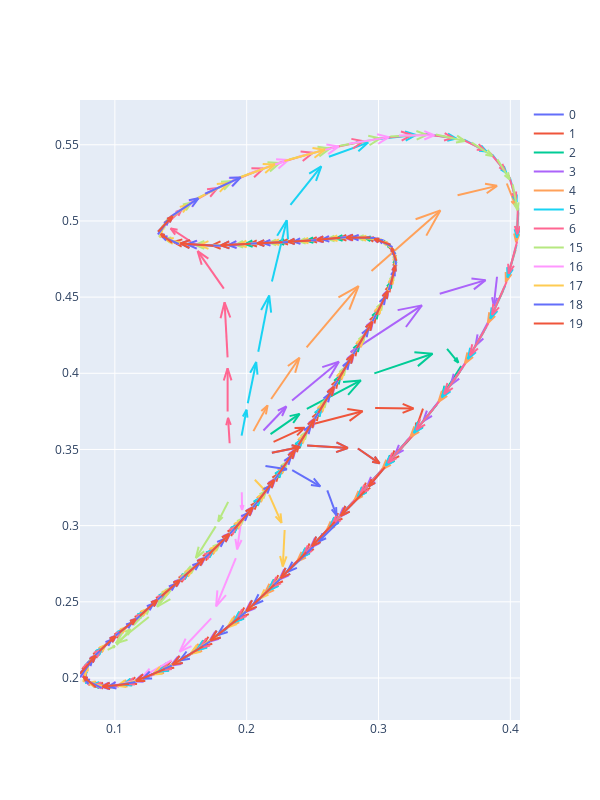

Notebook source saved alongside this figure:
### Code cell
la = np.array(lst)
pp_attractor = py.subplots.make_subplots(rows=1, cols=2,subplot_titles = [])

for i in [0,1,2,3,4,5,6,15,16,17,18,19]:
    x= la[i,0,:-1]
    y= la[i,1,:-1]
    u= la[i,0,1:]-x
    v= la[i,1,1:]-y

    fq = ff.create_quiver(x, y, u, v,
            scale=.8,
            arrow_scale=.3,
            name=i,
          )
    add_trace(pp_attractor,fq,row=1,col=1)

pp_attractor.layout = layout2D
pp_attractor
# pp_attractor.write_image("./image/2D char field.png")

### Figure 1 — Plotly figure (JSON) as saved in the notebook; plotly's stock layout.template omitted (floating-point values rounded to 4 significant figures; data arrays with more than 128 entries replaced by an {"elided": "..."} marker saying what was removed)
{"data": [{"mode": "lines", "name": "0", "type": "scatter", "x": {"elided": "273 float values"}, "xaxis": "x", "y": {"elided": "273 float values"}, "yaxis": "y"}, {"mode": "lines", "name": "1", "type": "scatter", "x": {"elided": "273 float values"}, "xaxis": "x", "y": {"elided": "273 float values"}, "yaxis": "y"}, {"mode": "lines", "name": "2", "type": "scatter", "x": {"elided": "273 float values"}, "xaxis": "x", "y": {"elided": "273 float values"}, "yaxis": "y"}, {"mode": "lines", "name": "3", "type": "scatter", "x": {"elided": "273 float values"}, "xaxis": "x", "y": {"elided": "273 float values"}, "yaxis": "y"}, {"mode": "lines", "name": "4", "type": "scatter", "x": {"elided": "273 float values"}, "xaxis": "x", "y": {"elided": "273 float values"}, "yaxis": "y"}, {"mode": "lines", "name": "5", "type": "scatter", "x": {"elided": "273 float values"}, "xaxis": "x", "y": {"elided": "273 float values"}, "yaxis": "y"}, {"mode": "lines", "name": "6", "type": "scatter", "x": {"elided": "273 float values"}, "xaxis": "x", "y": {"elided": "273 float values"}, "yaxis": "y"}, {"mode": "lines", "name": "15", "type": "scatter", "x": {"elided": "273 float values"}, "xaxis": "x", "y": {"elided": "273 float values"}, "yaxis": "y"}, {"mode": "lines", "name": "16", "type": "scatter", "x": {"elided": "273 float values"}, "xaxis": "x", "y": {"elided": "273 float values"}, "yaxis": "y"}, {"mode": "lines", "name": "17", "type": "scatter", "x": {"elided": "273 float values"}, "xaxis": "x", "y": {"elided": "273 float values"}, "yaxis": "y"}, {"mode": "lines", "name": "18", "type": "scatter", "x": {"elided": "273 float values"}, "xaxis": "x", "y": {"elided": "273 float values"}, "yaxis": "y"}, {"mode": "lines", "name": "19", "type": "scatter", "x": {"elided": "273 float values"}, "xaxis": "x", "y": {"elided": "273 float values"}, "yaxis": "y"}], "layout": {"height": 800, "showlegend": true, "title": {"text": ""}, "width": 600}}
